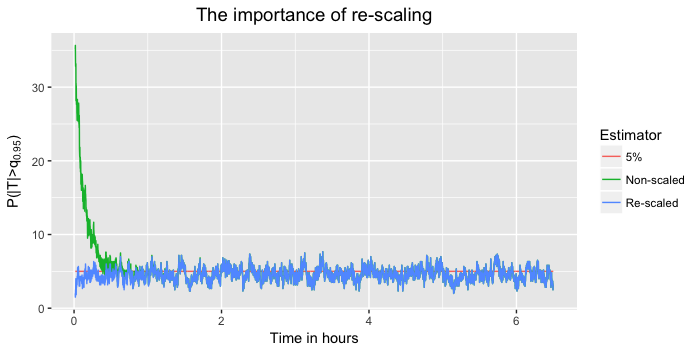

Recreate this plot in R.
setwd(Sys.getenv("masters-thesis"))
source("Module/table1functions.R")
source("Simulation/add_all.R")
source("Estimation/rescaling.R")

############ CHECK IF REJECTION IS IN FACT 5% ON EVERY T (WITH AND WITHOUT SCALING)

# ESTIMATION PARAMETERS
heston_params <- sim.setup()
h_mu <- 5/(52*7*24*60) #5 min as Christensen
ratio <- 5
lag <- 10
threshold <- qnorm(0.975)

# Burn a minute in
n <- heston_params$Nsteps
mat <- heston_params$mat
dt <- mat/n
n_burn <- h_mu / (5*dt) #1min
desired_indices <- seq(from = n_burn, to = 23400, by = 5) #Burn a mu in

#### LOOP BECAUSE OF LACK OF MEMORY, SAVE BOTH T WITHOUT AND WITH SCALING

Npaths <- 600
n_loops <- ceiling(Npaths/200)
output_list_T <- matrix(nrow = n_loops, ncol = length(desired_indices))
output_list_T_rescaled <- output_list_T

for (memory in 1:n_loops) {
    #memory <- 1
  
    ### Keep track
    print(paste("Loop",memory, "out of ",n_loops))

    ### SIMULATE ALL PATHS
    heston_params$Npath <- ceiling(Npaths/n_loops)
    Heston <- sim.heston(heston_params)
    
    ### Calculate T's both with and without
    #dy
    Heston$Y <- t(diff(t(as.matrix(Heston$Y))))
    #T
    mu_hat <- sqrt(h_mu)*est.mu.mat.2.0(data = Heston, hd = h_mu)$mu[,desired_indices]#,t.index = t.index)$mu
    sigma_hat2 <- est.sigma.mat.3.0(data = Heston, hv = ratio*h_mu, lag = lag)$sig[,desired_indices]#,t.index = t.index,lag = lag)$sig
    T_hat <- mu_hat/sqrt(sigma_hat2)

    #Rescaling
    mu <- sqrt(h_mu)*est.mu.mat.2.0(data = Heston, hd = h_mu, bandwidth_rescale = T)$mu[,desired_indices]
    sigma2 <- est.sigma.mat.3.0(data = Heston, hv = ratio*h_mu, lag = lag, bandwidth_rescale = T)$sig[,desired_indices]#,t.index = t.index,lag = lag)$sigest.rescale.sigma(sigma2_matrix = sigma_hat2, time_points = Heston$time[desired_indices], t_beginning = Heston$time[1], h_sigma = ratio*h_mu, rescaling = T)
    T_hat_rescaled <- mu/sqrt(sigma2)
    
    #Calculate threshold (for every index)
    perc_above_T <- numeric(length = ncol(T_hat))
    perc_above_T_rescaled <- perc_above_T
    
    for (i in 1:ncol(T_hat)) {
      #i <- 1
      perc_above_T[i] <- sum((abs(T_hat[,i]) > threshold)) / nrow(T_hat)
      perc_above_T_rescaled[i] <- sum((abs(T_hat_rescaled[,i]) > threshold)) / nrow(T_hat_rescaled)
    }
  
    output_list_T[memory,] <- perc_above_T
    output_list_T_rescaled[memory,] <- perc_above_T_rescaled
}

### Take mean accross memories
T_non_scaled <- apply(output_list_T,2,mean)
T_rescaled <- apply(output_list_T_rescaled,2,mean)


### Plot
#dataframe
df_values <- c(T_non_scaled,T_rescaled,rep(0.05,length(T_non_scaled)))
df_names <- c(rep("Non-scaled", length(T_non_scaled)), rep("Re-scaled",length(T_rescaled)), rep("5%", length(T_non_scaled)))
df_time_points <- c(rep(Heston$time[desired_indices],3))
df_plot <- as.data.frame(cbind(df_values,df_names,df_time_points))
colnames(df_plot) <- c("values", "Estimator", "time_points")

#Change from factors to values
df_plot$values <- as.numeric(as.character(df_plot$values))
df_plot$time_points <- as.numeric(as.character(df_plot$time_points))*(52*7*24)

#plot
ggplot(df_plot, aes(time_points,values*100,color = Estimator),alpha = I(0.2)) + 
  geom_line() +
  xlab("Time in hours") +
  ylab(TeX('$ P(|T| > q_{0.95})$')) +
  ggtitle("The importance of re-scaling") +
  theme(plot.title = element_text(hjust = 0.5, size = 14))
